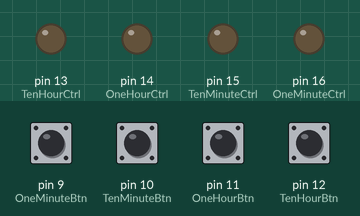
Simulated run of this sketch. Board: Arduino Uno, built with avr-gcc and run on an emulated ATmega328P. Parts: output pins drawn as LEDs (lit = HIGH). Dashed ring = blinking. Inputs (shaded band) come from the test bench; at power-on: pin 9 (OneMinuteBtn), pin 10 (TenMinuteBtn), pin 11 (OneHourBtn), pin 12 (TenHourBtn) HIGH.

Above: at 3.76 s.
3.8 s: pin 11 (OneHourBtn) pulled LOW for 0.15 s
At 4.01 s:
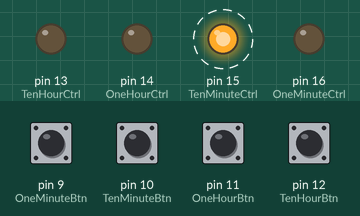
6.8 s: pin 10 (TenMinuteBtn) pulled LOW for 0.15 s
At 7.01 s:
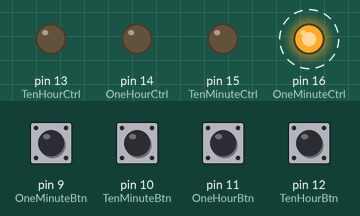
Timing chart, 0 to 15.8 s (numbered marks = the images above; inputs shaded):
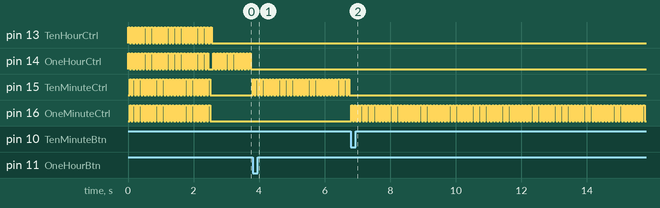

The sketch:

PinballClock.ino
```cpp
#include <Wire.h>
#include "RTClib.h"

int OneMinuteBtn = 9;
int TenMinuteBtn = 10;
int OneHourBtn = 11;
int TenHourBtn = 12;

int TenHourCtrl = 13;
int OneHourCtrl = 14;
int TenMinuteCtrl = 15;
int OneMinuteCtrl = 16;


int oneMinuteCurPos = 0;
int tenMinuteCurPos = 0;
int oneHourCurPos = 0;
int tenHourCurPos = 1;

void birdUp()
{
  for(int i = 0; i<25; i++)
  {
    digitalWrite(TenHourCtrl, HIGH);
    digitalWrite(OneHourCtrl, HIGH);

    delay(50);

    digitalWrite(TenHourCtrl, LOW);
    digitalWrite(OneHourCtrl, LOW);

    digitalWrite(TenMinuteCtrl, HIGH);
    digitalWrite(OneMinuteCtrl, HIGH);

    delay(50);

    digitalWrite(TenMinuteCtrl, LOW);
    digitalWrite(OneMinuteCtrl, LOW);
  }

}

void clickOneNumber(int pin)
{
  digitalWrite(pin, HIGH);
  delay(50);
  digitalWrite(pin, LOW);
  delay(50);
}

void OneMinuteGoToNum(int num, bool doInitialize)
{
  while(oneMinuteCurPos != num || doInitialize)
  {
    clickOneNumber(OneMinuteCtrl);
    oneMinuteCurPos++;
    oneMinuteCurPos = oneMinuteCurPos%10;

    if(digitalRead(OneMinuteBtn) == 0)
    {
      oneMinuteCurPos = 9;
      doInitialize = false;
    }
  }
}

void TenMinuteGoToNum(int num, bool doInitialize)
{
  while(tenMinuteCurPos != num || doInitialize)
  {
    clickOneNumber(TenMinuteCtrl);
    tenMinuteCurPos++;
    tenMinuteCurPos = tenMinuteCurPos%10;

    if(digitalRead(TenMinuteBtn) == 0)
    {
      tenMinuteCurPos = 9;
      doInitialize = false;
    }
  }
}

void OneHourGoToNum(int num, bool doInitialize)
{
  while(oneHourCurPos != num || doInitialize)
  {
    clickOneNumber(OneHourCtrl);
    oneHourCurPos++;
    oneHourCurPos = oneHourCurPos%10;

    if(digitalRead(OneHourBtn) == 0)
    {
      oneHourCurPos = 9;
      doInitialize = false;
    }
  }
}


void TenHourGoToNum(int num, bool doInitialize)
{
  while(tenHourCurPos != num || doInitialize)
  {
    clickOneNumber(TenHourCtrl);
    tenHourCurPos++;
    tenHourCurPos = tenHourCurPos%10;

    if(digitalRead(TenHourBtn))
    {
      tenHourCurPos = 0;
      doInitialize = false;
    }
  }
}

void initializeShit()
{
  TenHourGoToNum(0, true);
  OneHourGoToNum(9, true);
  TenMinuteGoToNum(9, true);
  OneMinuteGoToNum(9, true);
}

RTC_DS1307 rtc;


void setup() {
  Serial.begin(9600);

  // put your setup code here, to run once:
  pinMode(OneMinuteBtn, INPUT);
  pinMode(TenMinuteBtn, INPUT);
  pinMode(OneHourBtn, INPUT);
  pinMode(TenHourBtn, INPUT);
  digitalWrite(OneMinuteBtn, HIGH);
  digitalWrite(TenMinuteBtn, HIGH);
  digitalWrite(OneHourBtn, HIGH);
  digitalWrite(TenHourBtn, HIGH);

  pinMode(TenHourCtrl, OUTPUT);
  pinMode(OneHourCtrl, OUTPUT);
  pinMode(TenMinuteCtrl, OUTPUT);
  pinMode(OneMinuteCtrl, OUTPUT);

  birdUp();

  initializeShit();

// Startup RTC
  if (! rtc.begin()) {
    Serial.println("Couldn't find RTC");
    while (1);
  }

#ifdef SETTIME
  if (! rtc.isrunning()) {
    Serial.println("RTC is NOT running!");
    // following line sets the RTC to the date & time this sketch was compiled
    rtc.adjust(DateTime(F(__DATE__), F(__TIME__)));
    // This line sets the RTC with an explicit date & time, for example to set
    // January 21, 2014 at 3am you would call:
    // rtc.adjust(DateTime(2014, 1, 21, 3, 0, 0));
  }
#endif

// Set Time on Pinball
  DateTime now = rtc.now();
  /*
  TenHourGoToNum(now.hour()/10, false);
  OneHourGoToNum(now.hour()%10, false);
  TenMinuteGoToNum(now.minute()/10, false);
  OneMinuteGoToNum(now.minute()%10, false);
  */
  TenHourGoToNum(now.minute()/10, false);
  OneHourGoToNum(now.minute()%10, false);
  TenMinuteGoToNum(now.second()/10, false);
  OneMinuteGoToNum(now.second()%10, false);

}

int lastMinute = 0;
int lastHour = 0;

void loop() {
#ifdef DEBUG
  // put your main code here, to run repeatedly:
  Serial.print("OneMinute: ");
  Serial.print(digitalRead(OneMinuteBtn));
  Serial.print(" TenMinute: ");
  Serial.print(digitalRead(TenMinuteBtn));
  Serial.print(" OneHour: ");
  Serial.print(digitalRead(OneHourBtn));
  Serial.print(" TenHour: ");
  Serial.println(digitalRead(TenHourBtn));
#endif

  // Set Time Pinball
  DateTime now = rtc.now();
  TenHourGoToNum(now.minute()/10, false);
  OneHourGoToNum(now.minute()%10, false);
  TenMinuteGoToNum(now.second()/10, false);
  OneMinuteGoToNum(now.second()%10, false);

  /*
  // Count up
  long curTime = millis();
  TenHourGoToNum((curTime/100000)%10, false);
  OneHourGoToNum((curTime/10000)%10, false);
  TenMinuteGoToNum((curTime/1000)%10, false);
  OneMinuteGoToNum((curTime/100)%10,false);
  */
}
```

Measured:
- after the input at 3.8 s, pin 14 (OneHourCtrl): stops changing and stays LOW; pin 15 (TenMinuteCtrl): alternates HIGH for 0.05 s and LOW for 0.05 s, starting at once
- after the input at 6.8 s, pin 15 (TenMinuteCtrl): stops changing and stays LOW; pin 16 (OneMinuteCtrl): alternates HIGH for 0.05 s and LOW for 0.05 s, starting at once
- by itself, pin 13 (TenHourCtrl): alternates HIGH for 0.05 s and LOW for 0.05 s, 52 changes in all, then stays LOW
- by itself, pin 15 (TenMinuteCtrl), pin 16 (OneMinuteCtrl): alternates HIGH for 0.05 s and LOW for 0.05 s, 50 changes in all, then stays LOW
